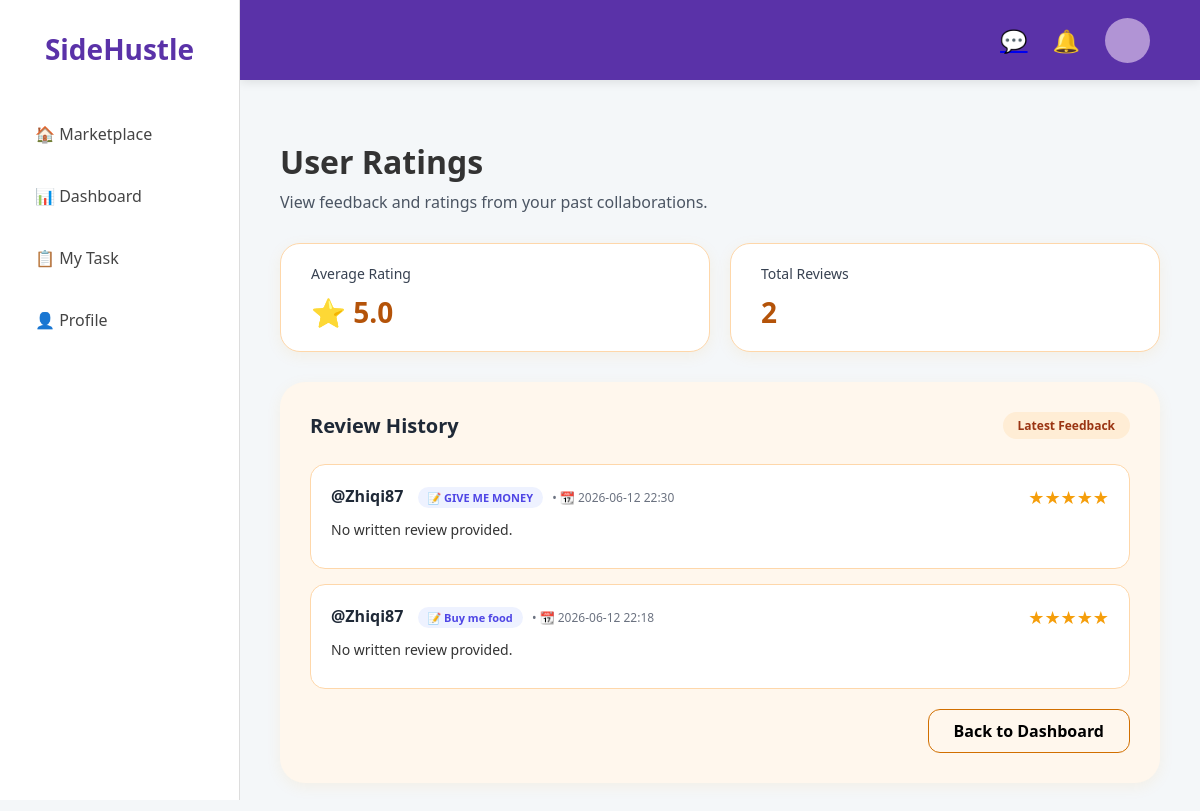
The app's page /view_ratings (signed in) with its own data.
### app.py (models this page shows, shortened)
class Rating(db.Model):
    id = db.Column(db.Integer, primary_key=True)
    task_id = db.Column(db.Integer, db.ForeignKey('task.id'), nullable=False)
    reviewer_username = db.Column(db.String(50), nullable=False)
    target_username = db.Column(db.String(50), nullable=False)
    score = db.Column(db.Integer, nullable=False)
    review_content = db.Column(db.Text)
    timestamp = db.Column(db.DateTime, default=db.func.now())
    task = db.relationship('Task', backref='ratings')

class Task(db.Model):
    id = db.Column(db.Integer, primary_key=True)
    title = db.Column(db.String(100), nullable=False)
    price = db.Column(db.Float, nullable=False)
    description = db.Column(db.Text, nullable=False)
    category = db.Column(db.String(50), nullable=False)
    status = db.Column(db.String(20), default='Available')
    user = db.Column(db.String(50))
    tasker = db.Column(db.String(50))
    deadline = db.Column(db.String(50))
    capacity = db.Column(db.Integer, default=1)
    progress = db.Column(db.Integer, default=0)
    urgent = db.Column(db.Boolean, default=False)
    is_negotiable = db.Column(db.Boolean, default=False)

### app.py (the view)
@app.route('/view_ratings')
def view_ratings():
    if 'user_id' not in session:
        return redirect(url_for('login'))
    user = db.session.get(User, session['user_id'])
    real_reviews = Rating.query.filter_by(
        target_username=user.username
    ).order_by(Rating.timestamp.desc()).all()
    avg_rating = round(user.total_rating / user.review_count, 1) if user.review_count > 0 else 5.0
    return render_template('view_ratings.html', user=user, reviews=real_reviews, avg_rating=avg_rating)

### app.py (called while the page is built, shortened)
@app.template_filter('time_ago')
def time_ago(value):
    if not value:
        return "Just Now"
    now = datetime.now()
    diff = now - value
    second_diff = diff.seconds
    day_diff = diff.days
    if day_diff < 0:
        return "Just Now"
    if day_diff == 0:
        if second_diff < 10:
            return "Just Now"
        if second_diff < 60:
            return f"{second_diff} seconds ago"
        if second_diff < 120:
            return "a minute ago"
        if second_diff < 3600:
            return f"{second_diff // 60} minutes ago"
        if second_diff < 7200:
            return "an hour ago"
        if second_diff < 86400:
            return f"{second_diff // 3600} hours ago"

@app.context_processor
def inject_notifications():
    if 'user_id' in session:
        current_user = User.query.get(session['user_id'])
        if current_user:
            user_notifications = Notification.query.filter_by(
                user_id=current_user.id
            ).order_by(Notification.id.desc()).limit(5).all()
            return dict(notifications=user_notifications)
        else:
            session.pop('user_id', None)
    return dict(notifications=[])

@app.context_processor
def inject_global_private_unread_count():
    if 'user_id' in session:
        try:
            current_user = User.query.get(session['user_id'])
            if current_user:
                count = DirectMessage.query.filter_by(
                    receiver_username=current_user.username,
                    is_read=False
                ).count()
                return dict(total_unread=count)
        except Exception:
            pass
    return dict(total_unread=0)

### templates/view_ratings.html (shortened to what this page needs)
{% extends "base.html" %}
{% block extra_head %}
<link rel="stylesheet" href="{{ url_for('static', filename='dashboard.css') }}">
{% endblock %}
{% block content %}
<main style="padding: 20px 0;">
    <div style="margin-bottom: 30px;">
        <h1 style="font-size: 32px; font-weight: 800; margin: 0 0 8px 0;">User Ratings</h1>
        <p style="color: #4b5563; margin: 0;">View feedback and ratings from your past collaborations.</p>
    </div>
    <div style="display: flex; gap: 20px; margin-bottom: 30px;">
        <div style="background: #ffffff; border-radius: 20px; padding: 20px 30px; box-shadow: 0 4px 15px rgba(245, 158, 11, 0.08); flex: 1; border: 1px solid #fed7aa;">
            <p style="color: #374151; font-size: 14px; margin: 0 0 10px 0;">Average Rating</p>
            <h3 style="font-size: 28px; color: #b45309; margin: 0;">⭐ {{ avg_rating }}</h3>
        </div>
        <div style="background: #ffffff; border-radius: 20px; padding: 20px 30px; box-shadow: 0 4px 15px rgba(245, 158, 11, 0.08); flex: 1; border: 1px solid #fed7aa;">
            <p style="color: #374151; font-size: 14px; margin: 0 0 10px 0;">Total Reviews</p>
            <h3 style="font-size: 28px; color: #b45309; margin: 0;">{{ reviews|length }}</h3>
        </div>
    </div>
    <div class="history-card">
        <div style="display: flex; justify-content: space-between; align-items: center; margin-bottom: 25px;">
            <h2 style="font-size: 20px; color: #1f2937; margin: 0;">Review History</h2>
            <span style="background: #ffedd5; padding: 5px 15px; border-radius: 20px; font-size: 12px; color: #9a3412; font-weight: bold;">
                Latest Feedback
            </span>
        </div>
        <div class="history-list">
            {% for r in reviews %}
            <div class="review-item">
                <div class="review-top">
                    <div>
                        <span class="reviewer-name">@{{ r.reviewer_username }}</span>
                        {% if r.task %}
                        <span class="task-tag">
                            📝 {{ r.task.title }}
                        </span>
                        {% endif %}
                        <span class="review-date"> • 📆 {{ r.timestamp.strftime('%Y-%m-%d %H:%M') }}</span>
                    </div>
                    <div class="stars">
                        {% for i in range(r.score) %}★{% endfor %}
                    </div>
                </div>
                <div class="comment-text">
                    {{ r.review_content if r.review_content else "No written review provided." }}
                </div>
            </div>
            {% else %}
            <div style="text-align: center; padding: 40px; color: #999;">
                <p>No reviews yet. Complete more tasks to build your reputation!</p>
            </div>
            {% endfor %}
        </div>
        <div style="text-align: right; margin-top: 20px;">
            <a href="{{ url_for('dashboard') }}" style="text-decoration: none; color: #000000; font-weight: bold; border: 1px solid #d16f00; padding: 10px 25px; border-radius: 12px; transition: 0.2s; display: inline-block;">
                Back to Dashboard
            </a>
        </div>
    </div>
</main>
{% endblock %}

### static/style.css (style rules this page uses)
* { box-sizing: border-box; margin: 0; padding: 0; }
body { font-family: 'Segoe UI', Roboto, Helvetica, Arial, sans-serif; background-color: #f7f6fa; color: #2d263b; overflow-x: hidden; }

### static/dashboard.css (style rules this page uses)
* { box-sizing: border-box; margin: 0; padding: 0; }
body { font-family: 'Segoe UI', Roboto, Helvetica, Arial, sans-serif; background-color: #f4f7f9; color: #333; overflow-y: auto; overflow-x: hidden; }

### templates/view_ratings.html (style rules this page uses)
.history-card { background: #fff7ed; border-radius: 25px; padding: 30px; box-shadow: 0 4px 15px rgba(245, 158, 11, 0.08); max-width: 100%; }
.review-item { display: flex; flex-direction: column; padding: 20px; background: #ffffff; border-radius: 15px; margin-bottom: 15px; border: 1px solid #fed7aa; }
.review-top { display: flex; justify-content: space-between; margin-bottom: 10px; }
.stars { color: #f59e0b; font-size: 18px; }
.comment-text { color: #333; font-size: 14px; line-height: 1.5; margin-bottom: 8px; }
.reviewer-name { font-weight: 600; color: #1f2937; }
.review-date { font-size: 12px; color: #6b7280; }
.task-tag { background: #eef2ff; color: #4f46e5; font-size: 11px; padding: 3px 10px; margin-left: 10px; margin-right: 5px; border-radius: 12px; font-weight: bold; display: inline-flex; align-items: center; vertical-align: middle; }

### records on screen
Rating: reviewer_username "Zhiqi87", task "GIVE ME MONEY", timestamp "2026-06-12 22:30", review_content "No written review provided."
Rating: reviewer_username "Zhiqi87", task "Buy me food", timestamp "2026-06-12 22:18", review_content "No written review provided."

### other values on screen
{{ avg_rating }} "5.0"
{{ reviews|length }} "2"
